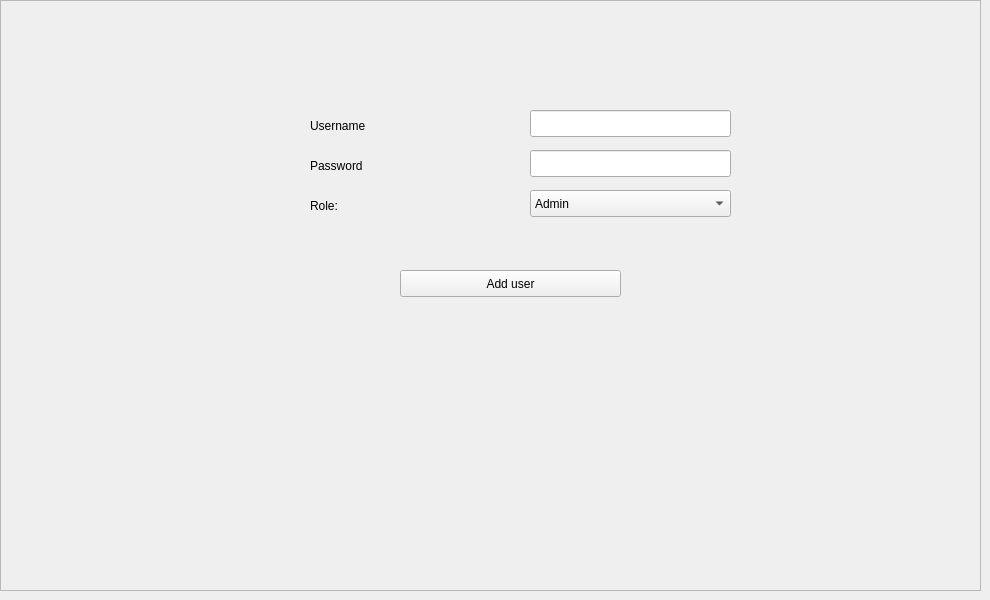
              <widget class="QWidget" name="usersTab3">
               <attribute name="title">
                <string>Ajouter</string>
               </attribute>
               <widget class="QFrame" name="frame_6">
                <property name="geometry">
                 <rect>
                  <x>0</x>
                  <y>0</y>
                  <width>981</width>
                  <height>591</height>
                 </rect>
                </property>
                <property name="sizePolicy">
                 <sizepolicy hsizetype="Expanding" vsizetype="Expanding">
                  <horstretch>0</horstretch>
                  <verstretch>0</verstretch>
                 </sizepolicy>
                </property>
                <property name="frameShape">
                 <enum>QFrame::StyledPanel</enum>
                </property>
                <property name="frameShadow">
                 <enum>QFrame::Raised</enum>
                </property>
                <widget class="QWidget" name="addUserWidget" native="true">
                 <property name="geometry">
                  <rect>
                   <x>250</x>
                   <y>70</y>
                   <width>501</width>
                   <height>291</height>
                  </rect>
                 </property>
                 <widget class="QLabel" name="label_35">
                  <property name="geometry">
                   <rect>
                    <x>60</x>
                    <y>40</y>
                    <width>211</width>
                    <height>31</height>
                   </rect>
                  </property>
                  <property name="text">
                   <string>Username</string>
                  </property>
                 </widget>
                 <widget class="QLabel" name="label_40">
                  <property name="geometry">
                   <rect>
                    <x>60</x>
                    <y>80</y>
                    <width>211</width>
                    <height>31</height>
                   </rect>
                  </property>
                  <property name="text">
                   <string>Password</string>
                  </property>
                 </widget>
                 <widget class="QLabel" name="label_45">
                  <property name="geometry">
                   <rect>
                    <x>60</x>
                    <y>120</y>
                    <width>211</width>
                    <height>31</height>
                   </rect>
                  </property>
                  <property name="text">
                   <string>Role:</string>
                  </property>
                 </widget>
                 <widget class="QComboBox" name="newUserRole">
                  <property name="geometry">
                   <rect>
                    <x>280</x>
                    <y>120</y>
                    <width>201</width>
                    <height>27</height>
                   </rect>
                  </property>
                  <item>
                   <property name="text">
                    <string>Admin</string>
                   </property>
                  </item>
                  <item>
                   <property name="text">
                    <string>Medecin</string>
                   </property>
                  </item>
                  <item>
                   <property name="text">
                    <string>Patient</string>
                   </property>
                  </item>
                  <item>
                   <property name="text">
                    <string>Analyste</string>
                   </property>
                  </item>
                  <item>
                   <property name="text">
                    <string>Chercheur</string>
                   </property>
                  </item>
                  <item>
                   <property name="text">
                    <string>Pharmacien</string>
                   </property>
                  </item>
                 </widget>
                 <widget class="QLineEdit" name="newUserPassword">
                  <property name="geometry">
                   <rect>
                    <x>280</x>
                    <y>80</y>
                    <width>201</width>
                    <height>27</height>
                   </rect>
                  </property>
                 </widget>
                 <widget class="QLineEdit" name="newUserUsername">
                  <property name="geometry">
                   <rect>
                    <x>280</x>
                    <y>40</y>
                    <width>201</width>
                    <height>27</height>
                   </rect>
                  </property>
                 </widget>
                 <widget class="QPushButton" name="saveAddUserBtn">
                  <property name="geometry">
                   <rect>
                    <x>150</x>
                    <y>200</y>
                    <width>221</width>
                    <height>27</height>
                   </rect>
                  </property>
                  <property name="text">
                   <string>Add user</string>
                  </property>
                 </widget>
                </widget>
               </widget>
              </widget>
